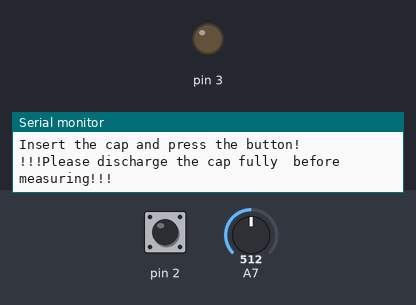
A sketch run on a simulated Arduino Uno, built with avr-gcc and run on an emulated ATmega328P. On the bench: output pins drawn as LEDs (lit = HIGH), the last lines printed to the serial monitor. The test bench sets the inputs (shaded band); at power-on: pin 2 HIGH, A7 = 512.

Above: at 1.2 s.
1.3 s: pin 2 pulled LOW for 0.15 s
At 1.6 s:
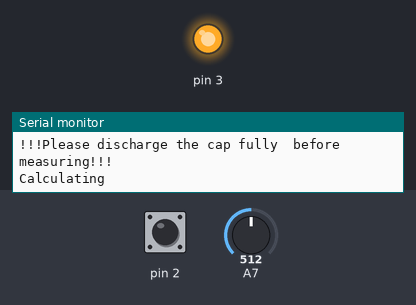
2.9 s: A7 set to 621
4.4 s: A7 set to 647
At 4.7 s:
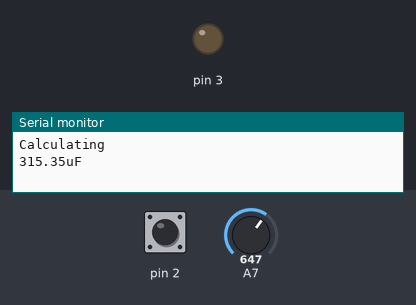
Timing chart, 0 to 7.4 s (numbered marks = the images above; inputs shaded):
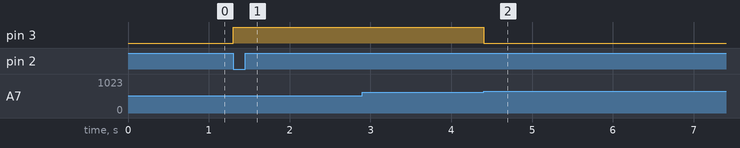

Measured:
- the behaviour switches between 633 and 634 on A7 (found by bisection; images 1 and 2)
- after the input at 1.3 s, pin 3: LOW → HIGH at once
- after the input at 2.9 s, every drawn part: stays the same
- after the input at 4.4 s, pin 3: HIGH → LOW at once

The sketch:

cap_measurement.ino
```cpp
void setup() {
  Serial.begin(9600);
  pinMode(2,INPUT_PULLUP);
  pinMode(3,OUTPUT);
  digitalWrite(3,LOW);
  Serial.println("Insert the cap and press the button!");
  Serial.println("!!!Please discharge the cap fully  before measuring!!!");
}

unsigned long t=0;
double cap=0;
void loop() {
   if (digitalRead(2)==LOW){
    Serial.println("Calculating");
    t=micros();
    digitalWrite(3,HIGH);
    while(analogRead(7)<=633){
    }
    cap=(double)(micros()-t)/(double)9830;
    digitalWrite(3,LOW);
    Serial.print(cap);
    Serial.println("uF");
    delay(100);
   }

}
```
